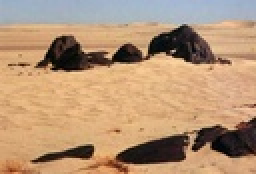
%> input picture images/desert.jpg, 128 x 87 px, shrunk from 500 x 338 before the run (shown 2 times larger)
$ octave main.m   (GNU Octave 9; MATLAB toolbox functions it lacks are replaced by stand-ins)
%> lines starting %> are read from the running program, lines starting %| are printed output that depends on the picture; in (x1, y1, x2, y2) boxes, pixels count from 0 and x2, y2 are one past the last pixel; in counts of white or black regions, pixels touching at a corner belong together; the program's own positions count from 1
### Code/HOG/compute_norm_histogram.m
function final_grad = compute_norm_histogram(img_name)
%> called with img_name = 'desert.jpg'

% Code implementing basic idea of the Arbelaez's algorithm

% Authors: Ali Alessio Salman, Mar�a Silos

% clc
% clear all
% close all

%conditional variables
DEBUG=0;
ROTATE=0;

%Loading the image
%in this way is independent from the OS and the current file system
%pwd specify the current directory and filesep is '\' on windows and '/' on Linux
%has to be run inside ADIP directory
root_path = pwd;
path_im=[root_path filesep 'Images' filesep];
image = img_name;
im=imread([path_im image]);
%> im is the input picture: size 87x128x3 uint8; mean R, G, B 181.3, 148.7, 118.2


%INIT
num_bins=8;
neighbors=5; % Number of neighbouring pixels

border_rows=5;
border_cols=5;
%these variables are only for testing purposes on the histogram values
%less pixels > faster computation
test_rows=250;
test_cols=250;
%width of the rectangle on which the histogram will
%be computed for each pixel, area: 10x10
width1=4;
width2=5;
rows=size(im,1);
%> rows = 87
cols=size(im,2);
%> cols = 128
gradient_dens_x=zeros(rows,cols); % black image
gradient_dens_y=zeros(rows,cols);
r_gradient_dens_x=zeros(rows,cols);
r_gradient_dens_y=zeros(rows,cols);

%HISTOGRAM VARIABLES
%normal
up_hist=[]; % Basic Matrix assignment of Upper Histogram
down_hist=[]; % Basic Matrix assignment of Lower Histogram
left_hist=[];
right_hist=[];

%rotated
r_up_hist=[]; % Basic Matrix assignment of Upper Histogram
r_down_hist=[]; % Basic Matrix assignment of Lower Histogram
r_left_hist=[];
r_right_hist=[];


% Convert RGB image to grayscale
if size(im,3)==3
    im=rgb2gray(im);
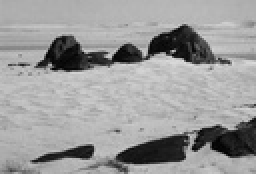
%> im: size 87x128 uint8 (shown 2 times larger); min 1, max 221, mean 155
end

%median filter, not sure if it's improving or not
%im=medfilt2(im,[3 3]);
figure(100);
imshow(im);


%%%%%%%%%%%% ALGORITHM FOR EFFICIENT COMPUTATION %%%%%%%%%%%%%%%%%%%%%%%%%%
%
% 1.Rotate the intensity image of a certain angle
% 2.Approximate the circle with a rectangle
% 3.Consider 2 different rectangles (upper part/lower part)
% 4.Compute the integral image of the rotated image
% 5.Compute the histogram of each halves of the rectangle using the sum of
%   over the region with the integral image, as stated in the paper:
%   J(P)+J(S)-J(Q)-J(R)
% 6.Compute the difference between the histograms of the upper/lower part
%   of the rectangle
% 7.Rotate the image back
% 8.Repeat the previous points for all the bins
% 9.Compute Chi squared distance between the two histograms

rows=size(im,1);
cols=size(im,2);
%we process each histogram bin separately
I_b_cell=compute_histogram_bins(im,num_bins);
%> in compute_histogram_bins, `[N,edges]=histcounts(im,num_bins);`: N = [848 626 276 157 246 754 7270 959]; edges = [1 28.5 56 83.5 111 138.5 166 193.5 221]
%|     848    626    276    157    246    754   7270    959
%> after the loop in compute_histogram_bins, `for n=1:num_bins`:
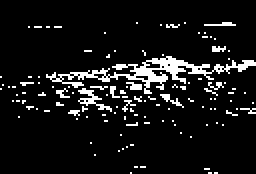
%> I_b: size 87x128 double (shown 2 times larger); values 0 (black) and 1 (white), 8.6% white in thin lines or dots, all inside (x1, y1, x2, y2) = (0, 11, 128, 87)
%> after the loop in compute_histogram_bins, `for n=1:num_bins`: I_b_cell = 8 items
%> I_b_cell = 8 items
%I_b_cell=compute_hist_bins_with_imhist(im,num_bins);

%initialize the cell that will contain all the integral images
J_cell=cell(1,num_bins);
[J_cell{:}] = deal(zeros(rows,cols));


for n=1:num_bins
    J_cell{1,n} = integralImage(I_b_cell{1,n});
end
%> after the loop, J_cell = 8 items
toc

%%%%%%%%%%%% ROTATION INIT %%%%%%%%%%%%%%%%%%%%%%%%%%%
if ROTATE==1
    im_r=imrotate(im,-45);
    r_rows=size(im_r,1);
    r_cols=size(im_r,2);
    I_b_cell=compute_histogram_bins(im_r,num_bins);
    %initialize the cell that will contain all the integral images
    J_cell_rot=cell(1,num_bins);
    [J_cell_rot{:}] = deal(zeros(rows,cols));

    for n=1:num_bins
        J_cell_rot{1,n} = integralImage(I_b_cell{1,n});
    end
end

% %****** TESTING VARIABLES ******%
% %variable for my histogram
% if DEBUG == 1
%  TEST_HIST=cell(test_rows - border_rows , test_cols - border_cols);
%  [TEST_HIST{:}] = deal(zeros(1,num_bins));
%
%  %variable for matlab histogram function
%  TEST_HIST2=cell(test_rows - border_rows , test_cols - border_cols);
%  [TEST_HIST2{:}] = deal(zeros(1,num_bins));
%
%
%     rows=test_rows;
%     cols=test_cols;
% end
%
%save('var.mat');

%%
%load('var.mat');

% Histograms of the central part (without taking into account the 5 pixels
% borders)
%
for r=width2:rows-width2
    for c=width2:cols-width2
        % Oriented rotated histogram


        if DEBUG==1
            tmp_hist=TEST_HIST{r,c}; %1 x num_bins matrix
        end


        %%%%%%%%%%%%%%%%%%%%%%%% NORMAL ORIENTATION %%%%%%%%%%%%%%%%%%%%%%
        %computing the histogram using the integral image
        for n=1:num_bins

            %retrieving the proper integral image according to the bin we
            %are processing
            J=J_cell{1,n};


            %the integralimage based sum region takes just 10^-5 sec
            %Define rectangular region as [startingRow, startingColumn, endingRow, endingColumn].

            %******* X-AXIS *******%
            %UPPER PART
            [sR sC eR eC] = deal(r-width1,c-width1,r,c+width2);
            regionSum = J(eR+1,eC+1) - J(eR+1,sC) - J(sR,eC+1) + J(sR,sC);
            up_hist(n)=regionSum;

            %saving to a variable for further comparison later
            tmp_hist(n)=up_hist(n);

            %LOWER PART
            [sR sC eR eC] = deal(r+1,c-width1,r+width2,c+width2);
            regionSum = J(eR+1,eC+1) - J(eR+1,sC) - J(sR,eC+1) + J(sR,sC);
            down_hist(n)=regionSum;


            %******* Y-AXIS ******%
            %LEFT PART
            [sR sC eR eC] = deal(r-width1,c-width1,r+width2,c);
            regionSum = J(eR+1,eC+1) - J(eR+1,sC) - J(sR,eC+1) + J(sR,sC);
            left_hist(n)=regionSum;

            %RIGHT PART
            [sR sC eR eC] = deal(r-width1,c+1,r+width2,c+width2);
            regionSum = J(eR+1,eC+1) - J(eR+1,sC) - J(sR,eC+1) + J(sR,sC);
            right_hist(n)=regionSum;

        end


        % [6 lines of commented-out code are left out]

        if DEBUG == 1
            %saving for further comparison later
            TEST_HIST{r,c}=tmp_hist;
            TEST_HIST2{r,c}=counts_x;
        end


        %setting 0 values to 1s to compute correctly the distance between
        %the histogram. Crucial to have accurate results
        up_hist(up_hist==0)=1;
        down_hist(down_hist==0)=1;
        left_hist(left_hist==0)=1;
        right_hist(right_hist==0)=1;

        %this is the same utilization of the histograms as seen before and
        %it works. However in the paper it seems we shouldn't use this but
        %it's not clear at all (see Appendix efficient computation)

        sum_val_x=sum((up_hist-down_hist).^2./(up_hist+down_hist));
        gradient_magnitude_x=0.5*sum_val_x;

        sum_val_y= sum((left_hist-right_hist).^2./(left_hist+right_hist));
        gradient_magnitude_y=0.5*sum_val_y;

        % Max val of both
        gradient_dens_x(r,c)=gradient_magnitude_x; %10^-5
        gradient_dens_y(r,c)=gradient_magnitude_y;
        gradient_dens_max(r,c)=max(gradient_magnitude_x, gradient_magnitude_y);

    end


end
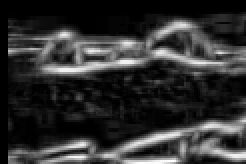
%> gradient_dens_max: size 82x123 double (shown 2 times larger); min 0, max 43.46, mean 8.3; drawn with min black and max white
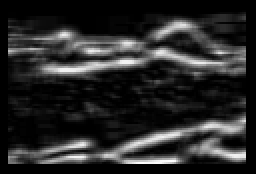
%> gradient_dens_x: size 87x128 double (shown 2 times larger); min 0, max 43.46, mean 6.9; drawn with min black and max white
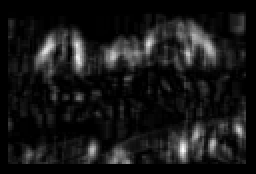
%> gradient_dens_y: size 87x128 double (shown 2 times larger); min 0, max 31.66, mean 2.9; drawn with min black and max white
%> after the loop, down_hist = [1 1 1 1 1 9 41 1]; left_hist = [2 3 2 1 1 3 38 1]; right_hist = [1 1 2 1 3 14 30 1]; tmp_hist = [2 3 4 2 4 8 27 0]; up_hist = [2 3 4 2 4 8 27 1]


if ROTATE == 1

    %%%%%%%%%%%%%%%%%%%%%%%%%%%%% ROTATED  %%%%%%%%%%%%%%%%%%%%%%%%%%%%%%%%%%
    for r=width2:r_rows-width2
        for c=width2:r_cols-width2
            % Oriented rotated histogram

            %computing the histogram using the integral image
            for n=1:num_bins

                %retrieving the proper integral image according to the bin we
                %are processing
                J=J_cell_rot{1,n};

                %the integralimage based sum region takes just 10^-5 sec
                %Define rectangular region as [startingRow, startingColumn, endingRow, endingColumn].

                %******* X-AXIS *******%
                %UPPER PART
                [sR sC eR eC] = deal(r-width1,c-width1,r,c+width2);
                regionSum = J(eR+1,eC+1) - J(eR+1,sC) - J(sR,eC+1) + J(sR,sC);
                r_up_hist(n)=regionSum;

                %saving to a variable for further comparison later
                tmp_hist(n)=r_up_hist(n);

                %LOWER PART
                [sR sC eR eC] = deal(r+1,c-width1,r+width2,c+width2);
                regionSum = J(eR+1,eC+1) - J(eR+1,sC) - J(sR,eC+1) + J(sR,sC);
                r_down_hist(n)=regionSum;


                %******* Y-AXIS ******%
                %LEFT PART
                [sR sC eR eC] = deal(r-width1,c-width1,r+width2,c);
                regionSum = J(eR+1,eC+1) - J(eR+1,sC) - J(sR,eC+1) + J(sR,sC);
                r_left_hist(n)=regionSum;

                %RIGHT PART
                [sR sC eR eC] = deal(r-width1,c+1,r+width2,c+width2);
                regionSum = J(eR+1,eC+1) - J(eR+1,sC) - J(sR,eC+1) + J(sR,sC);
                r_right_hist(n)=regionSum;

            end


            r_up_hist(r_up_hist==0)=1;
            r_down_hist(r-down_hist==0)=1;
            r_left_hist(r_left_hist==0)=1;
            r_right_hist(r_right_hist==0)=1;

            r_sum_val_x=sum((r_up_hist-r_down_hist).^2./(r_up_hist+r_down_hist));
            r_gradient_magnitude_x=0.5*r_sum_val_x;

            r_sum_val_y= sum((r_left_hist-r_right_hist).^2./(r_left_hist+r_right_hist));
            r_gradient_magnitude_y=0.5*r_sum_val_y;


            % Max val of both
            r_gradient_dens_x(r,c)=r_gradient_magnitude_x; %10^-5
            r_gradient_dens_y(r,c)=r_gradient_magnitude_y;
            r_gradient_dens_max(r,c)=max(r_gradient_magnitude_x,r_gradient_magnitude_y);


            %gradient_dens_max(r,c)=max(gradient_magnitude_x, gradient_magnitude_y,r_gradient_dens_x,r_gradient_dens_y);
            %gradient_dens_max(r,c)=gradient_dens_x(r,c);

        end
    end

    %rotate the image gradient BACK
    r_gradient_dens_x=imrotate(r_gradient_dens_x,45);
    r_gradient_dens_y=imrotate(r_gradient_dens_y,45);
    r_gradient_dens_max=imrotate(r_gradient_dens_max,45);

    r_gradient_dens_x=cropMargins(r_gradient_dens_x);
    r_gradient_dens_y=cropMargins(r_gradient_dens_y);
    r_gradient_dens_max=cropMargins(r_gradient_dens_max);
end

% gmax=gradient_dens_max;
% save('xy.mat','gmax');

%final_max_grad=max(gradient_dens_max,r_gradient_dens_max);

final_grad = gradient_dens_max;
% sgo_grad=sgolayfilt(gradient_dens_max,2,7);
% median_grad=medfilt2(gradient_dens_max,[3 3]);

### Code/compute_histogram_bins.m
function I_b_cell = compute_histogram_bins(im,num_bins)
rows=size(im,1);
cols=size(im,2);
I_b_cell=cell(1,num_bins);
[I_b_cell{:}] = deal(zeros(rows,cols));

[N,edges]=histcounts(im,num_bins);
%[N,edges]=imhist(im,num_bins);
disp(N);

% Let im denote the rotated intensity image and let I_b(x, y) be 1 if im(x, y)
% falls in histogram bin b and 0 otherwise.
for n=1:num_bins
    I_b=I_b_cell{1,n};
    %filling the I_b matrix
    for i=1:rows
        for j=1:cols
            %n+1 -> n  histcounts -> imhist


            if im(i,j) <= edges(n+1) && im(i,j) > edges(n)
                I_b(i,j)=1;
            end
        end
    end
    %saving the matrix in the cell
    I_b_cell{1,n}=I_b;
end

end

### Code/old/compute_oriented_hist.m
function final_grad=compute_oriented_hist(img_name,orientation)
%> called with img_name = 'desert.jpg', orientation = 45

% Code implementing basic idea of the Arbelaez's algorithm

% Authors: Ali Alessio Salman, Mar�a Silos

% clc
% clear all
% close all

DEBUG=0;
ROTATE=1;

%Initial conditions
%in this way is independent from the OS and the current file system
%pwd specify the current directory and filesep is '\' on windows and '/' on Linux
%has to be run inside ADIP directory
root_path = pwd;
path_im=[root_path filesep 'Images' filesep];
image = img_name;
im=imread([path_im image]);

num_bins=8;
neighbors=5; % Number of neighbouring pixels

% Convert RGB image to grayscale
if size(im,3)==3
    im=rgb2gray(im);
end

%median filter, not sure if it's improving or not
%im=medfilt2(im,[3 3]);


% figure(100);
% imshow(im);

up_hist=[]; % Basic Matrix assignment of Upper Histogram
down_hist=[]; % Basic Matrix assignment of Lower Histogram
left_hist=[];
right_hist=[];

border_rows=5;
border_cols=5;
%these variables are only for testing purposes on the histogram values
%less pixels > faster computation
test_rows=250;
test_cols=250;
width1=4;
width2=5;

rows=size(im,1);
cols=size(im,2);
gradient_dens_x=zeros(rows,cols); % black image
gradient_dens_y=zeros(rows,cols);


% EFFICIENT COMPUTATION
% 1.Rotate the intensity image of a certain angle
% 2.Approximate the circle with a rectangle
% 3.Consider 2 different rectangles (upper part/lower part)
% 4.Compute the integral image of the rotated image
% 5.Compute the histogram of each halves of the rectangle using the sum of
%   over the region with the integral image, as stated in the paper:
%   J(P)+J(S)-J(Q)-J(R)
% 6.Compute the difference between the histograms of the upper/lower part
%   of the rectangle
% 7.Rotate the image back
% 8.Repeat the previous points for all the bins
% 9.Difference between histograms (how to proper do this?)


if ROTATE==1
    im=imrotate(im,-orientation);
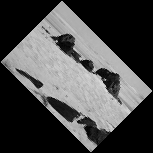
%> im: size 153x153 uint8; min 0, max 221, mean 73.7
end
toc

rows=size(im,1);
%> rows = 153
cols=size(im,2);
%> cols = 153
%we process each histogram bin separately
I_b_cell=compute_histogram_bins(im,num_bins);
%> call 2 of compute_histogram_bins, with num_bins = 8
%> in compute_histogram_bins (call 2), `[N,edges]=histcounts(im,num_bins);`: N = [13106 666 259 165 226 775 7252 960]; edges = [0 27.62 55.25 82.88 110.5 138.1 165.8 193.4 221]
%|    13106     666     259     165     226     775    7252     960
%> after the loop in compute_histogram_bins (call 2), `for n=1:num_bins`:
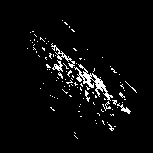
%> I_b: size 153x153 double; values 0 (black) and 1 (white), 4.1% white in thin lines or dots, all inside (x1, y1, x2, y2) = (27, 20, 137, 139)
%I_b_cell=compute_hist_bins_with_imhist(im,num_bins);


%computing the integral image, choose one of the two
%if we use cumsum then we have to pad with 0s the last row and
%column

%initialize the cell that will contain all the integral images
J_cell=cell(1,num_bins);
[J_cell{:}] = deal(zeros(rows,cols));


for n=1:num_bins
    J_cell{1,n} = integralImage(I_b_cell{1,n});
end


% [15 lines of commented-out code are left out]

%%
%load('var.mat');

% Histograms of the central part (without taking into account the 5 pixels
% borders)

for r=width2:rows-width2

    %fprintf(' raw= %d',r)
    for c=width2:cols-width2
        % Oriented rotated histogram
        % fprintf('col= %d  \n',c)

        if DEBUG==1
            tmp_hist=TEST_HIST{r,c}; %1 x num_bins matrix
        end

        %computing the histogram using the integral image
        for n=1:num_bins

            %retrieving the proper integral image according to the bin we
            %are processing
            J=J_cell{1,n};


            %the integralimage based sum region takes just 10^-5 sec
            %Define rectangular region as [startingRow, startingColumn, endingRow, endingColumn].

            %******* X-AXIS *******%
            %UPPER PART
            [sR sC eR eC] = deal(r-width1,c-width1,r,c+width2);
            regionSum = J(eR+1,eC+1) - J(eR+1,sC) - J(sR,eC+1) + J(sR,sC);
            up_hist(n)=regionSum;

            %saving to a variable for further comparison later
            tmp_hist(n)=up_hist(n);

            %LOWER PART
            [sR sC eR eC] = deal(r+1,c-width1,r+width2,c+width2);
            regionSum = J(eR+1,eC+1) - J(eR+1,sC) - J(sR,eC+1) + J(sR,sC);
            down_hist(n)=regionSum;


            %******* Y-AXIS ******%
            %LEFT PART
            [sR sC eR eC] = deal(r-width1,c-width1,r+width2,c);
            regionSum = J(eR+1,eC+1) - J(eR+1,sC) - J(sR,eC+1) + J(sR,sC);
            left_hist(n)=regionSum;

            %RIGHT PART
            [sR sC eR eC] = deal(r-width1,c+1,r+width2,c+width2);
            regionSum = J(eR+1,eC+1) - J(eR+1,sC) - J(sR,eC+1) + J(sR,sC);
            right_hist(n)=regionSum;

        end


        % [6 lines of commented-out code are left out]

        if DEBUG == 1
            %saving for further comparison later
            TEST_HIST{r,c}=tmp_hist;
            TEST_HIST2{r,c}=counts_x;
        end

        %this is crucial, but why exactly?
        up_hist(up_hist==0)=1;
        down_hist(down_hist==0)=1;
        left_hist(left_hist==0)=1;
        right_hist(right_hist==0)=1;

        %this is the same utilization of the histograms as seen before and
        %it works. However in the paper it seems we shouldn't use this but
        %it's not clear at all (see Appendix efficient computation)

        sum_val_x=sum((up_hist-down_hist).^2./(up_hist+down_hist));
        gradient_magnitude_x=0.5*sum_val_x;

        sum_val_y= sum((left_hist-right_hist).^2./(left_hist+right_hist));
        gradient_magnitude_y=0.5*sum_val_y;

        % Max val of both
        gradient_dens_x(r,c)=gradient_magnitude_x; %10^-5
        gradient_dens_y(r,c)=gradient_magnitude_y;
        %gradient_dens_max(r,c)=max(gradient_magnitude_x, gradient_magnitude_y);
        gradient_dens_max(r,c)=gradient_dens_x(r,c);

    end


end

if ROTATE==1
    %rotate the image back
    gradient_dens_x=imrotate(gradient_dens_x,orientation);
    gradient_dens_y=imrotate(gradient_dens_y,orientation);
    gradient_dens_max=imrotate(gradient_dens_max,orientation);

    gradient_dens_x=cropMargins(gradient_dens_x);
    gradient_dens_y=cropMargins(gradient_dens_y);
    gradient_dens_max=cropMargins(gradient_dens_max);
end

final_grad = gradient_dens_max;

sgo_grad=sgolayfilt(gradient_dens_max,2,7);
median_grad=medfilt2(gradient_dens_max,[3 3]);

% [36 lines of commented-out code are left out]

### Code/old/main.m
%%% MAIN FUNCTION %%%
% 1. computes the normal histogram
% 2. computes the oriented histograms
% 3. merges the 3 gradients
% 4. plot

clc
clear all
close all

img_name = 'desert.jpg';
orientations = [45 125];

tic
%call
norm_grad=compute_norm_histogram(img_name);
%> (the run ends here)
